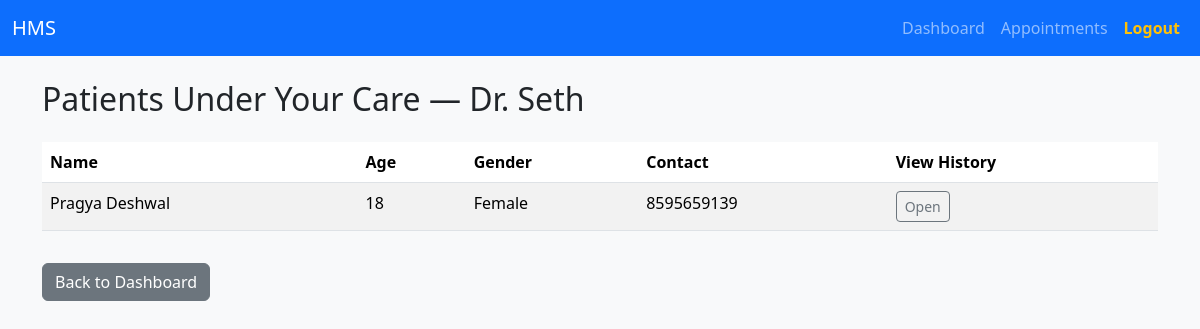
The page /doctor/patients (signed in) on the database its author committed.
### tables this page shows
CREATE TABLE doctors (
            id INTEGER PRIMARY KEY AUTOINCREMENT,
            name TEXT,
            specialization TEXT,
            department_id INTEGER,
            contact TEXT,
            availability TEXT,
            user_ref INTEGER UNIQUE,
            FOREIGN KEY (user_ref) REFERENCES users(id),
            FOREIGN KEY (department_id) REFERENCES departments(id)
        );

CREATE TABLE patients (
            id INTEGER PRIMARY KEY AUTOINCREMENT,
            name TEXT,
            age INTEGER,
            gender TEXT,
            contact TEXT,
            user_ref INTEGER UNIQUE, email TEXT,
            FOREIGN KEY (user_ref) REFERENCES users(id)
        );

### controllers/doctor.py (the view)
@doctor_blueprint.route("/patients")
@doctor_required
def doctor_patients():
    doctor = get_logged_in_doctor()
    if not doctor:
        flash("Doctor profile missing.", "error")
        return redirect("/login")
    conn = start_connection()
    cur = conn.cursor()
    cur.execute("""
        SELECT DISTINCT p.id, p.name, p.age, p.gender, p.contact
        FROM appointments a
        JOIN patients p ON a.patient_id = p.id
        WHERE a.doctor_id = ?
        ORDER BY p.name ASC
    """, (doctor["id"],))
    patients = cur.fetchall()
    return render_template(
        "doctor/patients.html",
        doctor=doctor,
        patients=patients
    )

### app.py (called while the page is built)
@app.teardown_appcontext
def teardown_database(exception):
    close_connection()

### controllers/doctor.py (called while the page is built)
def doctor_required(view_function):
    @wraps(view_function)
    def secure_view(*args, **kwargs):
        if session.get("role") != "doctor":
            flash("Access denied! Doctor login is required.", "error")
            return redirect("/login")
        return view_function(*args, **kwargs)
    return secure_view

def get_logged_in_doctor():
    user_id = session.get("user_ref")
    if not user_id:
        return None
    conn = start_connection()
    cur = conn.cursor()
    cur.execute("SELECT * FROM doctors WHERE user_ref = ?", (user_id,))
    return cur.fetchone()

### database.py (called while the page is built)
def start_connection():     #If connection does not exist, create a new one
    conn = getattr(g, "db_connection", None)
    if conn is None:
        conn = sqlite3.connect(db)
        conn.row_factory = sqlite3.Row
        g.db_connection = conn
    return g.db_connection

def close_connection(error=None):
    conn = getattr(g, "db_connection", None)
    if conn is not None:
        conn.close()

### templates/doctor/patients.html
{% extends "layout.html" %}
{% block content %}
<h2 class="mb-4">Patients Under Your Care — {{ doctor.name }}</h2>
{% if patients %}
<table class="table table-striped">
    <thead>
        <tr>
            <th>Name</th>
            <th>Age</th>
            <th>Gender</th>
            <th>Contact</th>
            <th>View History</th>
        </tr>
    </thead>
    <tbody>
        {% for p in patients %}
        <tr>
            <td>{{ p.name }}</td>
            <td>{{ p.age }}</td>
            <td>{{ p.gender }}</td>
            <td>{{ p.contact }}</td>
            <td>
                <a
                    class="btn btn-sm btn-outline-secondary"
                    href="{{ url_for('doctor.patient_history', patient_id=p.id) }}"
                >
                    Open
                </a>
            </td>
        </tr>
        {% endfor %}
    </tbody>
</table>
{% else %}
<p class="text-muted">No patient records have been assigned yet.</p>
{% endif %}
<a
    href="{{ url_for('doctor.dashboard') }}"
    class="btn btn-secondary mt-3"
>
    Back to Dashboard
</a>
{% endblock %}

### static/css/custom.css (style rules this page uses)
body { background-color: #f7f9fc; }

### rows shown on the page
doctors: name "Dr. Seth"
patients: name "Pragya Deshwal", age "18", gender "Female", contact "8595659139"
